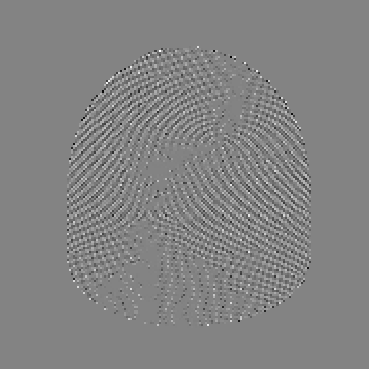
#> input picture HHimg.png, 369 x 369 px; its folder holds only this picture in this run
$ python -i LBPGLCMexperiment.py   (imports and definitions only)   (older library calls are emulated)
#> lines starting #> are read from the running program, lines starting #| are printed output that depends on the picture; after the words box and inside, x2 and y2 are one past the last pixel; in counts of white or black regions, pixels touching at a corner belong together
#> further down, picture is the input picture: shape (369, 369); min 0, max 255, mean 130.9
# Author: Katerina Fortova
# Bachelor's Thesis: Liveness Detection on Touchless Fingerprint Scanner
# Academic Year: 2019/20
# File: LBPGLCMexperiment.py - extraction of vectors based on LBP method

import numpy as np
import cv2
from matplotlib import pyplot as plt
import math
import os
import glob
from skimage.feature import greycomatrix, greycoprops
from skimage import io, color, img_as_ubyte

# function for segmentation of fingerprint with using adaptive Gaussian tresholding
def adaptiveSegmentationGaussian(img):
    th3 = cv2.adaptiveThreshold(img,255,cv2.ADAPTIVE_THRESH_GAUSSIAN_C,\
            cv2.THRESH_BINARY,3,4)
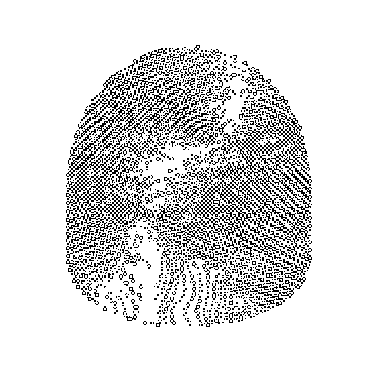
#> th3: shape (369, 369); 85.7% white; black in thin lines or dots, all inside (x1, y1, x2, y2) = (66, 45, 312, 327)
    kernel = np.ones((21,21), np.uint8)
    opening = cv2.morphologyEx(th3, cv2.MORPH_OPEN,kernel) # use morphological operations
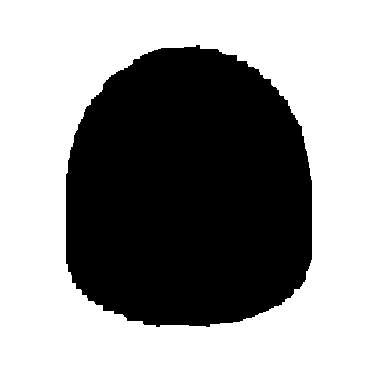
#> opening: shape (369, 369); 57.6% white; 1 black region
    im2, contours, hierarchy = cv2.findContours(opening, cv2.RETR_TREE, cv2.CHAIN_APPROX_SIMPLE)
#> contours = 2 contours; box (x1, y1, x2, y2) and area: (0, 0, 369, 369) 135424, (65, 44, 313, 328) 58210

    cv2.Canny(opening, 100, 200);
    result = cv2.add(img, opening) # add mask with input image
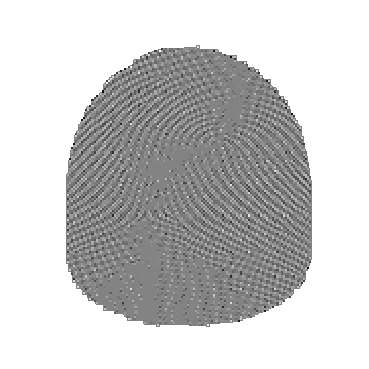
#> result: shape (369, 369); min 0, max 255, mean 202.3
    return result

# function for segmentation of fingerprint with using adaptive Mean tresholding
# [312 lines left out: functions adaptiveSegmentationMean, imgSegmentation, LBPprocesspixel, processLBP, vectorLBP, not called in this run]

>>> import cv2
>>> picture = cv2.imread('../HHimg.png', cv2.IMREAD_GRAYSCALE)
>>> result = adaptiveSegmentationGaussian(picture)

$ run again, on HLimg.png
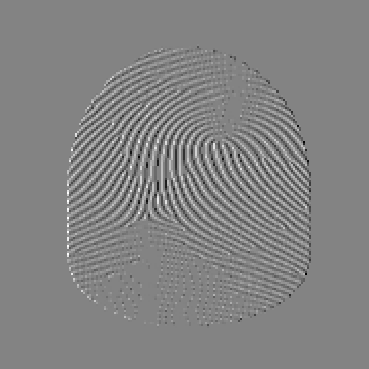
#> input picture HLimg.png, 369 x 369 px
#> picture is the input picture: shape (369, 369); min 0, max 255, mean 130.9
#> in adaptiveSegmentationGaussian, `th3 = cv2.adaptiveThreshold(img,255,cv2.ADAPTIVE_THRESH_GAUSSIAN_C,\ c..`:
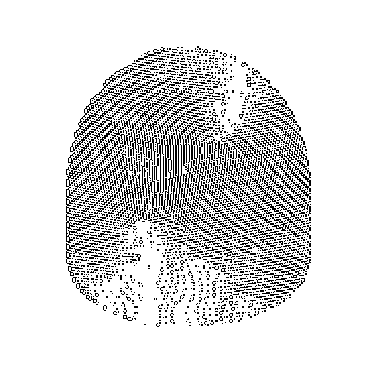
#> th3: shape (369, 369); 85.5% white; black in thin lines or dots, all inside (x1, y1, x2, y2) = (66, 46, 311, 327)
#> opening: shape (369, 369); 57.7% white; 1 black region
#> contours = 2 contours; box (x1, y1, x2, y2) and area: (0, 0, 369, 369) 135424, (65, 45, 312, 328) 58090
#> in adaptiveSegmentationGaussian, `result = cv2.add(img, opening)`:
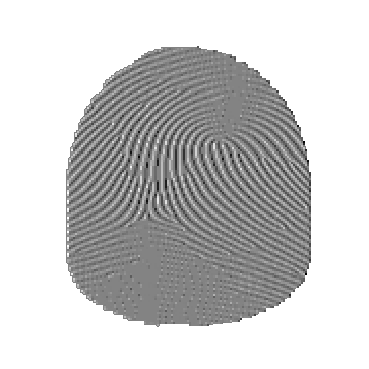
#> result: shape (369, 369); min 0, max 255, mean 202.4
